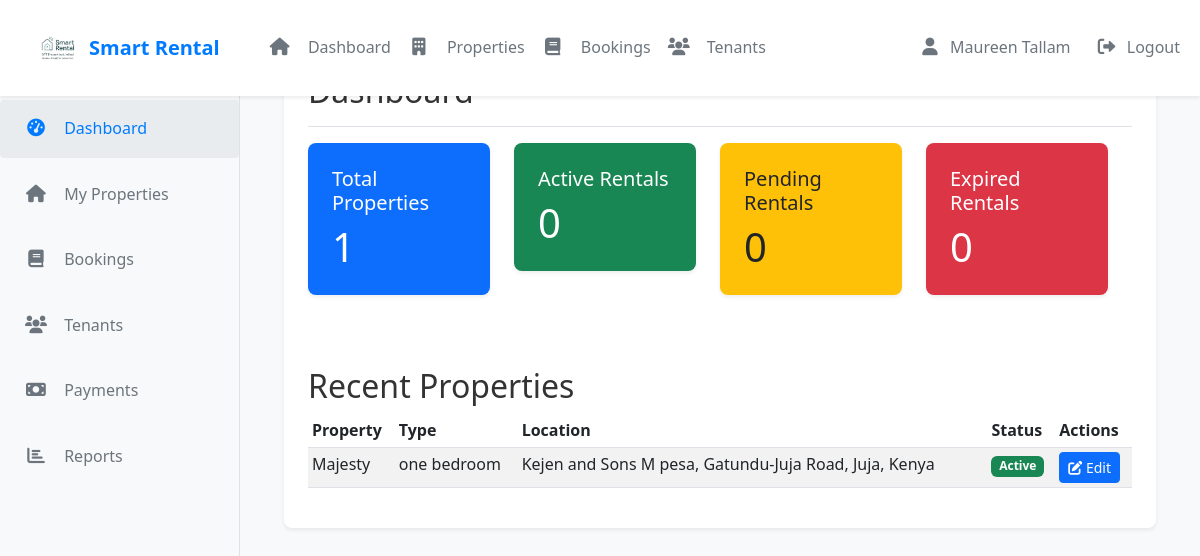
The app's page /smart_landlords/index.php (signed in), older data.
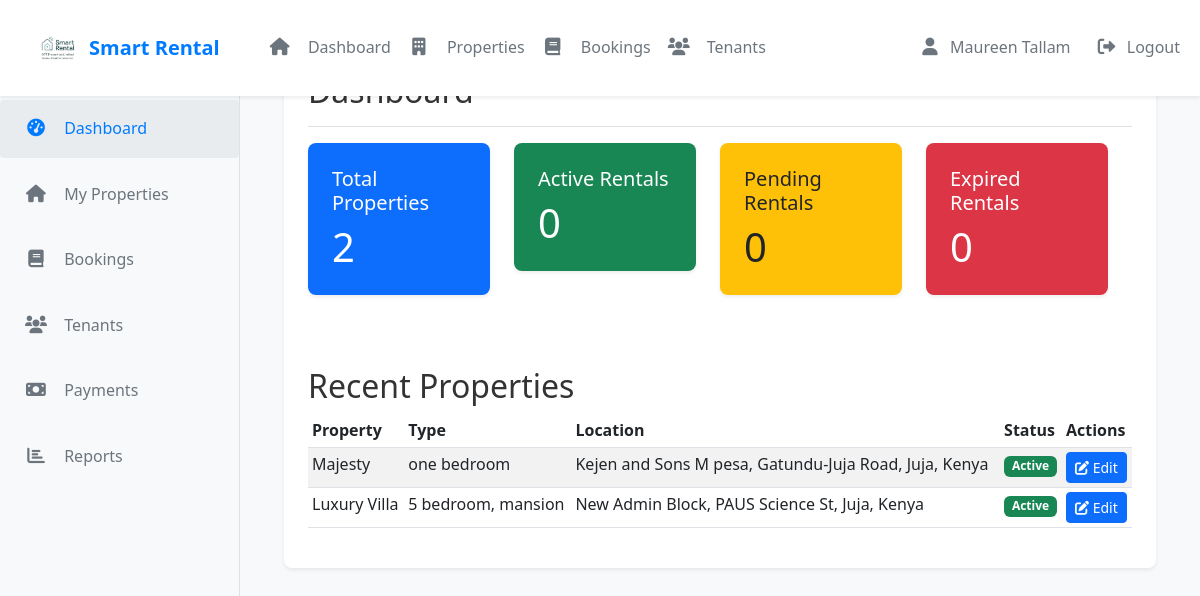
The same page, newer data.
### tables this page shows
CREATE TABLE `houses` (
  `id` int(30) NOT NULL,
  `landlord_id` int(30) NOT NULL,
  `house_no` varchar(50) NOT NULL,
  `category_id` int(30) NOT NULL,
  `description` text NOT NULL,
  `location` varchar(255) DEFAULT NULL,
  `city` varchar(100) DEFAULT NULL,
  `state` varchar(100) DEFAULT NULL,
  `country` varchar(100) DEFAULT NULL,
  `latitude` decimal(10,8) DEFAULT NULL,
  `longitude` decimal(11,8) DEFAULT NULL,
  `price` double NOT NULL,
  `security_deposit` decimal(10,2) DEFAULT NULL,
  `min_rental_period` int(11) DEFAULT 1 COMMENT 'In months',
  `max_rental_period` int(11) DEFAULT 12 COMMENT 'In months',
  `advance_rent_months` int(11) DEFAULT 1 COMMENT 'Number of months rent to pay in advance',
  `bedrooms` int(11) DEFAULT 0,
  `bathrooms` int(11) DEFAULT 0,
  `area` decimal(10,2) DEFAULT NULL,
  `image` varchar(255) DEFAULT NULL,
  `main_image` varchar(255) DEFAULT NULL,
  `featured` tinyint(1) DEFAULT 0,
  `status` tinyint(1) DEFAULT 1,
  `created_at` timestamp NOT NULL DEFAULT current_timestamp(),
  `updated_at` timestamp NOT NULL DEFAULT current_timestamp() ON UPDATE current_timestamp(),
  `address` text DEFAULT NULL,
  `total_units` int(11) NOT NULL DEFAULT 1,
  `available_units` int(11) NOT NULL DEFAULT 1
);

CREATE TABLE `categories` (
  `id` int(30) NOT NULL,
  `name` varchar(200) NOT NULL
);

### smart_landlords/index.php (the view, shortened to what the changed rows need)
<?php
require_once '../config/db.php';
$stmt = $conn->prepare("SELECT h.*, c.name as category_name
                       FROM houses h
                       LEFT JOIN categories c ON h.category_id = c.id
                       WHERE h.landlord_id = ?");
$stmt->bind_param('i', $_SESSION['user_id']);
$stmt->execute();
$properties = $stmt->get_result()->fetch_all(MYSQLI_ASSOC);
$stmt = $conn->prepare("SELECT COUNT(*) as total_properties
                       FROM houses
                       WHERE landlord_id = ?");
$stmt->bind_param('i', $_SESSION['user_id']);
$stmt->execute();
$total_properties = $stmt->get_result()->fetch_assoc()['total_properties'];
?>
<!DOCTYPE html>
<html lang="en">
<head>
    <link href="https://cdn.jsdelivr.net/npm/bootstrap@5.3.0/dist/css/bootstrap.min.css" rel="stylesheet">
    <link rel="stylesheet" href="https://cdnjs.cloudflare.com/ajax/libs/font-awesome/6.0.0/css/all.min.css">
    <link rel="stylesheet" href="assets/css/style.css">
</head>
<body>
    <div class="page-wrapper">
        <div class="main-content">
            <div class="container-fluid">
                <div class="page-content">
                    <div class="d-flex justify-content-between flex-wrap flex-md-nowrap align-items-center pt-3 pb-2 mb-3 border-bottom">
                        <h1 class="h2">Dashboard</h1>
                    </div>
                    <div class="row mb-4">
                        <div class="row">
                            <div class="col-md-3 mb-4">
                                <div class="card bg-primary text-white">
                                    <div class="card-body">
                                        <h5 class="card-title">Total Properties</h5>
                                        <p class="card-text display-6"><?php echo $total_properties; ?></p>
                                    </div>
                                </div>
                            </div>
                        </div>
                    </div>
                    <h2>Recent Properties</h2>
                    <div class="table-responsive">
                        <table class="table table-striped table-sm">
                            <thead>
                                <tr>
                                    <th>Property</th>
                                    <th>Type</th>
                                    <th>Location</th>
                                    <th>Status</th>
                                    <th>Actions</th>
                                </tr>
                            </thead>
                            <tbody>
                                <?php foreach ($properties as $property): ?>
                                <tr>
                                    <td><?php echo htmlspecialchars($property['house_no']); ?></td>
                                    <td><?php echo htmlspecialchars($property['category_name']); ?></td>
                                    <td><?php echo htmlspecialchars($property['location']); ?></td>
                                    <td>
                                        <span class="badge bg-<?php echo $property['status'] ? 'success' : 'danger'; ?>">
                                            <?php echo $property['status'] ? 'Active' : 'Inactive'; ?>
                                        </span>
                                    </td>
                                    <td>
                                        <a href="edit-property.php?id=<?php echo $property['id']; ?>" class="btn btn-sm btn-primary">
                                            <i class="fas fa-edit"></i> Edit
                                        </a>
                                    </td>
                                </tr>
                                <?php endforeach; ?>
                            </tbody>
                        </table>
                    </div>
                </div>
            </div>
        </div>
    </div>
</body>
</html>

Row changes from the older to the newer data that the page shows:
added houses: house_no "Luxury Villa", category.name "5 bedroom, mansion", location "New Admin Block, PAUS Science St, Juja, Kenya", status "Active"
Text that changed along with them:
$total_properties: "1" → "2"
